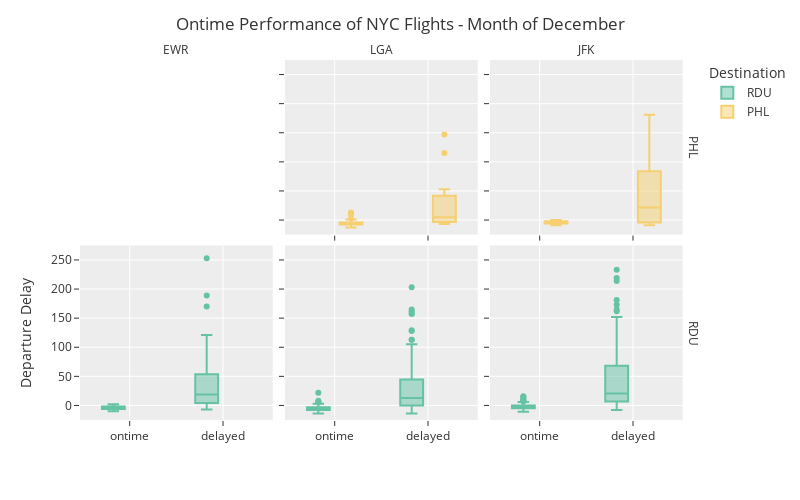

Write notebook code for a chart like this one.
### Code cell
my_categories = ['EWR','LGA','JFK']

my_color_map = {
    'PHL': 'rgb(246,207,113)',
    'RDU': 'rgb(102,194,165)'    
}

fig = px.box(DF_flight_Q7, x='arrival', y = 'dep_delay', color = 'dest',facet_row='dest',facet_col='origin', 
             category_orders={'origin': my_categories,'dest': ['PHL', 'RDU']},color_discrete_map=my_color_map)

fig.for_each_annotation(lambda a: a.update(text=a.text.split("=")[-1]))

fig.update_layout(title='Ontime Performance of NYC Flights - Month of December',
                  xaxis_title="",
                  yaxis_title="Departure Delay",
                  legend_title='Destination',
                  template='ggplot2',
                  autosize=False,
                  width=800,
                  height=500)
fig.update_xaxes(
    title_text="" 
)

fig.update_yaxes(
    tickmode='linear',
    tick0=0,
    dtick=50,
    range=[-25, 275]
)

fig.show()

### Figure 1 — Plotly figure (JSON) as saved in the notebook; plotly's stock layout.template omitted (floating-point values rounded to 4 significant figures; data arrays with more than 128 entries replaced by an {"elided": "..."} marker saying what was removed)
{"data": [{"alignmentgroup": "True", "hovertemplate": "dest=RDU<br>origin=EWR<br>arrival=%{x}<br>dep_delay=%{y}<extra></extra>", "legendgroup": "RDU", "marker": {"color": "rgb(102,194,165)"}, "name": "RDU", "notched": false, "offsetgroup": "RDU", "orientation": "v", "showlegend": true, "type": "box", "x": ["ontime", "delayed", "delayed", "ontime", "delayed", "ontime", "ontime", "ontime", "delayed", "delayed", "delayed", "ontime", "ontime", "ontime", "delayed", "ontime", "ontime", "delayed", "delayed", "delayed", "delayed", "delayed", "ontime", "ontime", "delayed", "delayed", "ontime", "ontime", "delayed", "delayed", "delayed", "delayed", "delayed", "delayed", "delayed", "delayed", "delayed", "delayed", "delayed", "ontime", "delayed", "ontime", "ontime", "ontime", "delayed", "ontime", "ontime", "ontime", "ontime", "ontime", "delayed", "delayed", "delayed", "delayed", "delayed", "ontime", "ontime", "ontime", "delayed", "delayed", "delayed", "delayed", "delayed", "delayed", "ontime", "ontime", "ontime", "delayed", "delayed", "ontime", "delayed", "delayed", "delayed", "ontime", "delayed", "delayed", "delayed", "delayed", "delayed", "delayed", "delayed", "ontime", "delayed", "ontime", "delayed", "delayed", "ontime", "delayed", "delayed", "ontime", "delayed", "delayed", "delayed", "ontime", "delayed", "delayed", "delayed", "delayed"], "x0": " ", "xaxis": "x", "y": [-4.0, 19.0, 55.0, -4.0, 60.0, -2.0, -8.0, -4.0, 8.0, 8.0, 26.0, -5.0, 1.0, -5.0, 44.0, -6.0, -10.0, 253.0, 170.0, 38.0, 121.0, -3.0, -4.0, -5.0, -7.0, 0.0, -3.0, -6.0, 60.0, 45.0, 56.0, -3.0, NaN, 2.0, -4.0, NaN, NaN, 81.0, 5.0, -7.0, 111.0, -7.0, 1.0, -6.0, 17.0, -7.0, -9.0, -5.0, -1.0, -2.0, NaN, NaN, -2.0, 22.0, NaN, -4.0, -2.0, -3.0, 53.0, 4.0, -3.0, 0.0, NaN, 0.0, -3.0, -2.0, 0.0, -1.0, 20.0, -3.0, 14.0, 53.0, 48.0, 2.0, 13.0, 11.0, 63.0, 4.0, 17.0, 18.0, 32.0, -1.0, 189.0, 2.0, -3.0, 49.0, -5.0, 72.0, 17.0, -8.0, 65.0, 12.0, 54.0, -6.0, 30.0, 4.0, -5.0, 35.0], "y0": " ", "yaxis": "y"}, {"alignmentgroup": "True", "hovertemplate": "dest=PHL<br>origin=LGA<br>arrival=%{x}<br>dep_delay=%{y}<extra></extra>", "legendgroup": "PHL", "marker": {"color": "rgb(246,207,113)"}, "name": "PHL", "notched": false, "offsetgroup": "PHL", "orientation": "v", "showlegend": true, "type": "box", "x": ["ontime", "ontime", "delayed", "ontime", "ontime", "ontime", "ontime", "delayed", "ontime", "ontime", "delayed", "ontime", "delayed", "ontime", "delayed", "ontime", "ontime", "ontime", "delayed", "delayed", "ontime", "delayed", "delayed", "ontime", "delayed", "ontime", "delayed", "delayed", "ontime", "ontime", "delayed", "ontime", "ontime", "delayed", "ontime", "delayed", "ontime", "ontime", "delayed", "ontime", "delayed", "delayed", "ontime", "ontime", "ontime", "ontime", "delayed", "ontime", "delayed", "ontime", "ontime", "ontime", "ontime", "ontime", "ontime", "delayed", "ontime", "delayed", "ontime", "ontime", "ontime", "ontime", "ontime", "ontime", "delayed", "ontime", "ontime", "ontime", "ontime", "ontime", "delayed"], "x0": " ", "xaxis": "x5", "y": [-6.0, -5.0, 1.0, -9.0, -8.0, 1.0, -2.0, -5.0, -7.0, -6.0, -2.0, -5.0, 147.0, -7.0, 47.0, -2.0, -13.0, -7.0, 4.0, NaN, -5.0, 5.0, 32.0, -4.0, 53.0, 13.0, -4.0, 33.0, -5.0, 12.0, 42.0, -4.0, -5.0, 2.0, -8.0, 45.0, -4.0, -6.0, 19.0, -6.0, -6.0, 115.0, 10.0, 1.0, 1.0, -2.0, 41.0, -8.0, -7.0, -8.0, -5.0, -8.0, 3.0, -9.0, -5.0, -4.0, -2.0, 25.0, -9.0, -11.0, -6.0, -6.0, -6.0, -13.0, 5.0, -5.0, -4.0, -8.0, -7.0, -6.0, -7.0], "y0": " ", "yaxis": "y5"}, {"alignmentgroup": "True", "hovertemplate": "dest=RDU<br>origin=LGA<br>arrival=%{x}<br>dep_delay=%{y}<extra></extra>", "legendgroup": "RDU", "marker": {"color": "rgb(102,194,165)"}, "name": "RDU", "notched": false, "offsetgroup": "RDU", "orientation": "v", "showlegend": false, "type": "box", "x": {"elided": "279 str values"}, "x0": " ", "xaxis": "x2", "y": {"elided": "279 float values"}, "y0": " ", "yaxis": "y2"}, {"alignmentgroup": "True", "hovertemplate": "dest=PHL<br>origin=JFK<br>arrival=%{x}<br>dep_delay=%{y}<extra></extra>", "legendgroup": "PHL", "marker": {"color": "rgb(246,207,113)"}, "name": "PHL", "notched": false, "offsetgroup": "PHL", "orientation": "v", "showlegend": false, "type": "box", "x": ["ontime", "ontime", "ontime", "ontime", "delayed", "delayed", "delayed", "delayed", "ontime", "delayed", "delayed", "delayed", "delayed", "delayed", "ontime", "ontime", "ontime", "ontime", "delayed", "delayed", "delayed", "ontime", "ontime", "delayed", "ontime"], "x0": " ", "xaxis": "x6", "y": [-3.0, -4.0, -7.0, 0.0, 14.0, 114.0, 16.0, 27.0, -3.0, -4.0, NaN, NaN, 35.0, -9.0, -4.0, -5.0, -9.0, -7.0, 181.0, -7.0, NaN, -4.0, -1.0, 84.0, -1.0], "y0": " ", "yaxis": "y6"}, {"alignmentgroup": "True", "hovertemplate": "dest=RDU<br>origin=JFK<br>arrival=%{x}<br>dep_delay=%{y}<extra></extra>", "legendgroup": "RDU", "marker": {"color": "rgb(102,194,165)"}, "name": "RDU", "notched": false, "offsetgroup": "RDU", "orientation": "v", "showlegend": false, "type": "box", "x": {"elided": "256 str values"}, "x0": " ", "xaxis": "x3", "y": {"elided": "256 float values"}, "y0": " ", "yaxis": "y3"}], "layout": {"annotations": [{"font": {}, "showarrow": false, "text": "EWR", "x": 0.1567, "xanchor": "center", "xref": "paper", "y": 1, "yanchor": "bottom", "yref": "paper"}, {"font": {}, "showarrow": false, "text": "LGA", "x": 0.49, "xanchor": "center", "xref": "paper", "y": 1, "yanchor": "bottom", "yref": "paper"}, {"font": {}, "showarrow": false, "text": "JFK", "x": 0.8233, "xanchor": "center", "xref": "paper", "y": 1, "yanchor": "bottom", "yref": "paper"}, {"font": {}, "showarrow": false, "text": "RDU", "textangle": 90, "x": 0.98, "xanchor": "left", "xref": "paper", "y": 0.2425, "yanchor": "middle", "yref": "paper"}, {"font": {}, "showarrow": false, "text": "PHL", "textangle": 90, "x": 0.98, "xanchor": "left", "xref": "paper", "y": 0.7575, "yanchor": "middle", "yref": "paper"}], "autosize": false, "boxmode": "group", "height": 500, "legend": {"title": {"text": "Destination"}, "tracegroupgap": 0}, "margin": {"t": 60}, "title": {"text": "Ontime Performance of NYC Flights - Month of December"}, "width": 800, "xaxis": {"anchor": "y", "domain": [0, 0.3133], "title": {"text": ""}}, "xaxis2": {"anchor": "y2", "domain": [0.3333, 0.6467], "matches": "x", "title": {"text": ""}}, "xaxis3": {"anchor": "y3", "domain": [0.6667, 0.98], "matches": "x", "title": {"text": ""}}, "xaxis4": {"anchor": "y4", "domain": [0, 0.3133], "matches": "x", "showticklabels": false, "title": {"text": ""}}, "xaxis5": {"anchor": "y5", "domain": [0.3333, 0.6467], "matches": "x", "showticklabels": false, "title": {"text": ""}}, "xaxis6": {"anchor": "y6", "domain": [0.6667, 0.98], "matches": "x", "showticklabels": false, "title": {"text": ""}}, "yaxis": {"anchor": "x", "domain": [0, 0.485], "dtick": 50, "range": [-25, 275], "tick0": 0, "tickmode": "linear", "title": {"text": "Departure Delay"}}, "yaxis2": {"anchor": "x2", "domain": [0, 0.485], "dtick": 50, "matches": "y", "range": [-25, 275], "showticklabels": false, "tick0": 0, "tickmode": "linear"}, "yaxis3": {"anchor": "x3", "domain": [0, 0.485], "dtick": 50, "matches": "y", "range": [-25, 275], "showticklabels": false, "tick0": 0, "tickmode": "linear"}, "yaxis4": {"anchor": "x4", "domain": [0.515, 1], "dtick": 50, "matches": "y", "range": [-25, 275], "tick0": 0, "tickmode": "linear", "title": {"text": "dep_delay"}}, "yaxis5": {"anchor": "x5", "domain": [0.515, 1], "dtick": 50, "matches": "y", "range": [-25, 275], "showticklabels": false, "tick0": 0, "tickmode": "linear"}, "yaxis6": {"anchor": "x6", "domain": [0.515, 1], "dtick": 50, "matches": "y", "range": [-25, 275], "showticklabels": false, "tick0": 0, "tickmode": "linear"}}}
